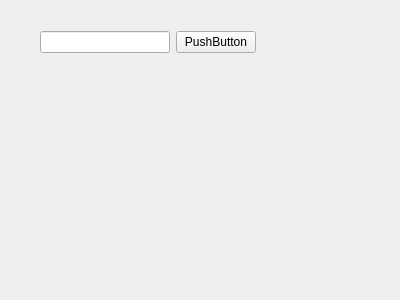
<?xml version="1.0" encoding="UTF-8"?>
<ui version="4.0">
 <class>Form</class>
 <widget class="QWidget" name="Form">
  <property name="geometry">
   <rect>
    <x>0</x>
    <y>0</y>
    <width>400</width>
    <height>300</height>
   </rect>
  </property>
  <property name="windowTitle">
   <string>Form</string>
  </property>
  <widget class="QWidget" name="">
   <property name="geometry">
    <rect>
     <x>40</x>
     <y>30</y>
     <width>216</width>
     <height>25</height>
    </rect>
   </property>
   <layout class="QHBoxLayout" name="horizontalLayout">
    <item>
     <widget class="QLineEdit" name="lineEdit"/>
    </item>
    <item>
     <widget class="QPushButton" name="pushButton">
      <property name="text">
       <string>PushButton</string>
      </property>
     </widget>
    </item>
   </layout>
  </widget>
 </widget>
 <resources/>
 <connections/>
</ui>
